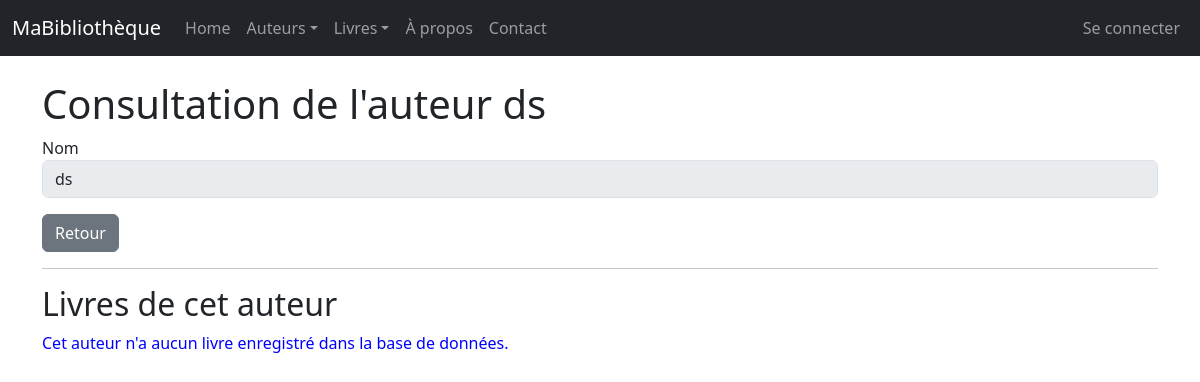
The page /auteurs/69/view/ on the database as committed earlier.
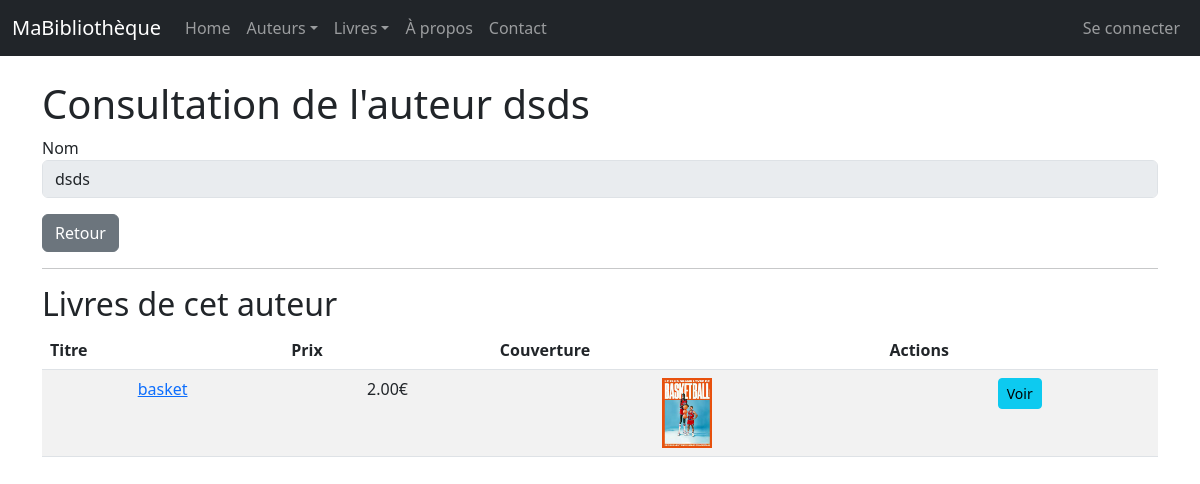
The same page on the database as committed later.
### monApp/models.py (models this page shows, shortened)
class Auteur(db.Model):
    idA = db.Column(db.Integer, primary_key=True)
    Nom = db.Column(db.String(100), unique=True, nullable=False)

class Livre(db.Model):
    idL = db.Column(db.Integer, primary_key=True)
    Titre = db.Column(db.String(128), nullable=False)
    Prix = db.Column(db.Float)
    Url = db.Column(db.String(256))
    Img = db.Column(db.String(256))
    auteur_id = db.Column(db.Integer, db.ForeignKey('auteur.idA'), nullable=False)
    auteur = db.relationship("Auteur", backref=db.backref("livres", lazy="dynamic", cascade="all, delete-orphan"))
    __table_args__ = (db.UniqueConstraint('Titre', 'auteur_id', name='_titre_auteur_uc'),)

### monApp/views.py (the view)
@app.route('/auteurs/<idA>/view/')
def viewAuteur(idA):
    unAuteur = Auteur.query.get(idA)
    unForm = FormAuteur (idA=unAuteur.idA , Nom=unAuteur.Nom)
    return render_template("auteur_view.html",selectedAuteur=unAuteur, viewForm=unForm)

### monApp/forms.py
class FormAuteur(FlaskForm):
    idA = HiddenField('idA')
    Nom = StringField('Nom', validators=[DataRequired()])

### monApp/templates/auteur_view.html (shortened to what this page needs)
{% extends "base.html" %}
{% block main %}
    <h1>Consultation de l'auteur {{ selectedAuteur.Nom }}</h1>
    <form role="form" method="POST" action="">
        <div class="form-group mb-3">
            {{ viewForm.Nom.label }}
            {{ viewForm.Nom(size=50, disabled=True, class_="form-control") }}
        </div>
        <a href="{{ url_for('getAuteurs') }}" class="btn btn-secondary">Retour</a>
    </form>
    <hr>
    <h2>Livres de cet auteur</h2>
    {% if selectedAuteur.livres.count() > 0 %}
        <table class="table table-striped table-hover">
            <thead>
                <tr>
                    <th>Titre</th>
                    <th>Prix</th>
                    <th>Couverture</th>
                    <th>Actions</th>
                </tr>
            </thead>
            <tbody>
                {% for livre in selectedAuteur.livres %}
                <tr>
                    <td><a href="{{ livre.Url }}" target="_blank">{{ livre.Titre }}</a></td>
                    <td>{{ "%.2f"|format(livre.Prix) }}€</td>
                    <td><img src="{{ url_for('static', filename='images/' + livre.Img) }}" alt="Couverture de {{ livre.Titre }}" width="50"></td>
                    <td>
                        <a href="{{ url_for('viewLivre', idL=livre.idL) }}" class="btn btn-info btn-sm">
                            Voir
                        </a>
                    </td>
                </tr>
                {% endfor %}
            </tbody>
        </table>
    {% else %}
        <p>Cet auteur n'a aucun livre enregistré dans la base de données.</p>
    {% endif %}
{% endblock %}

Rows that differ between the two databases and show on the page:
changed Auteur: Nom "ds" → "dsds"
now on this page (row edited): Livre: Titre "basket", Prix "2.00", Img+Titre (picture)
Other text that changed with them:
text no longer shown: "Cet auteur n'a aucun livre enregistré dans la base de données."
text now shown: "Titre Prix Couverture Actions"
